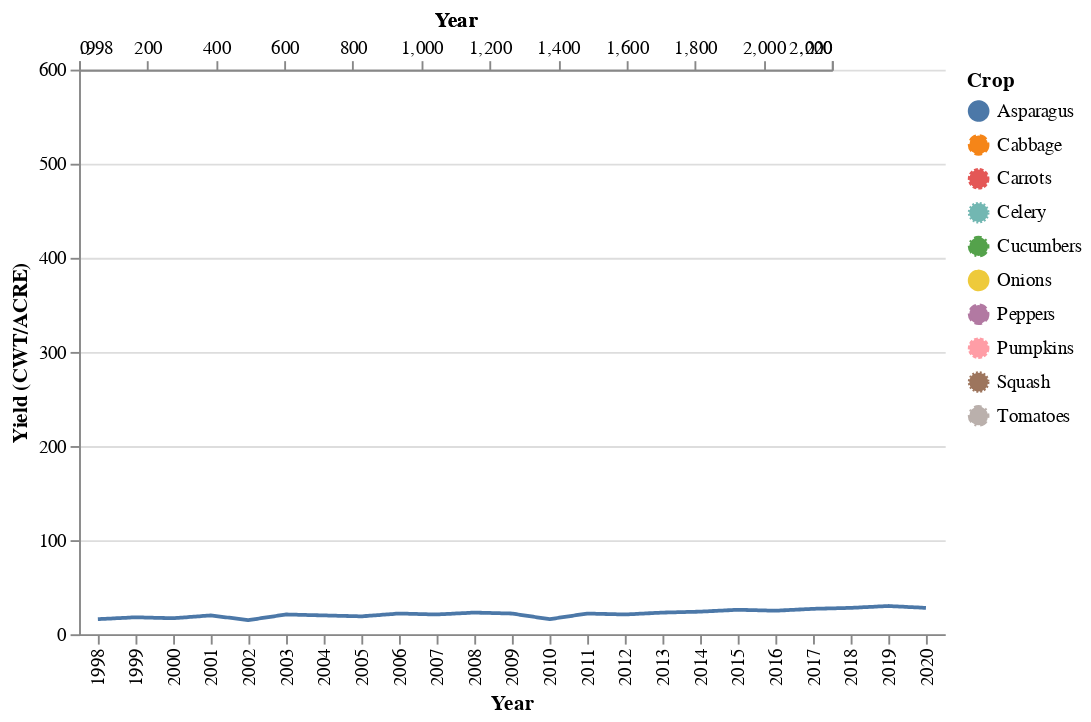

The notebook cell this image was saved under:
### Code cell
alt.layer(radio_chart, tooltips, selectors)

### Figure 1 — Vega-Lite specification as saved in the notebook (floating-point values rounded to 4 significant figures; data arrays with more than 128 entries replaced by an {"elided": "..."} marker saying what was removed)
{"config": {"view": {"continuousWidth": 400, "continuousHeight": 300}}, "layer": [{"mark": "line", "encoding": {"color": {"field": "Crop", "type": "nominal"}, "opacity": {"condition": {"value": 1.0, "selection": "Crop"}, "value": 0.0}, "strokeDash": {"field": "Crop", "type": "nominal"}, "x": {"field": "Year", "type": "nominal"}, "y": {"field": "Value", "title": "Yield (CWT/ACRE)", "type": "quantitative"}}, "selection": {"Crop": {"type": "single", "fields": ["Crop"], "init": {"Crop": "Asparagus"}, "bind": {"input": "radio", "options": ["Asparagus", "Cabbage", "Carrots", "Celery", "Cucumbers", "Onions", "Peppers", "Pumpkins", "Squash", "Tomatoes"], "name": "Crop"}}}}, {"mark": {"type": "rule", "color": "grey", "strokeWidth": 2}, "encoding": {"opacity": {"condition": {"value": 1, "selection": "selector001"}, "value": 0}, "tooltip": [{"field": "Value", "type": "quantitative"}, {"field": "Year", "type": "nominal"}, {"field": "Crop", "type": "nominal"}], "x": {"field": "Year", "type": "temporal"}}, "selection": {"selector001": {"type": "single", "fields": ["Year"], "nearest": true, "on": "mouseover", "empty": "none", "clear": "mouseout"}}}, {"mark": {"type": "point", "color": "grey", "filled": true, "size": 100}, "encoding": {"color": {"field": "Crop", "type": "nominal"}, "opacity": {"condition": {"value": 1, "selection": "selector001"}, "value": 0}, "strokeDash": {"field": "Crop", "type": "nominal"}, "x": {"field": "Year", "type": "quantitative"}, "y": {"field": "Value", "title": "Yield (CWT/ACRE)", "type": "quantitative"}}}], "data": {"name": "data-da46abc7de517a8dd9edcd1b48f0e43c"}, "$schema": "https://vega.github.io/schema/vega-lite/v4.17.0.json", "datasets": {"data-da46abc7de517a8dd9edcd1b48f0e43c": {"elided": "202 records"}}}
